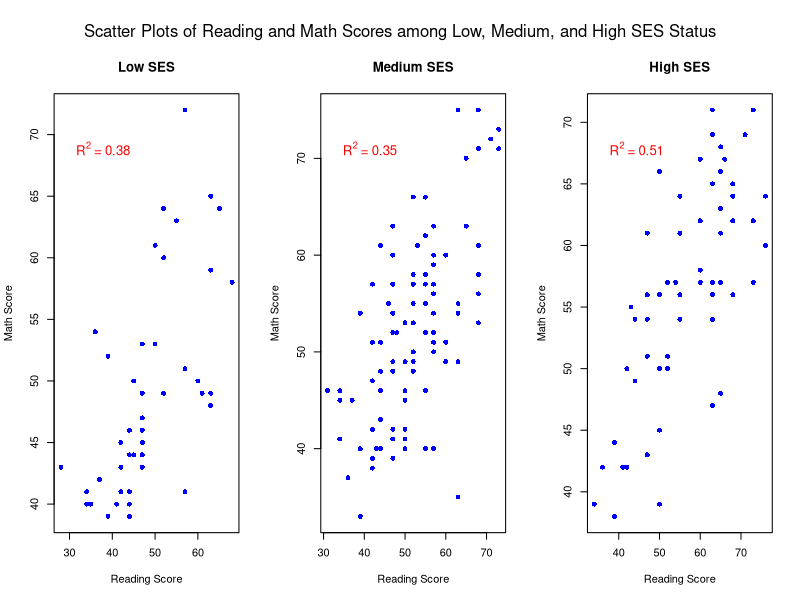

Recreate this plot in R.
## ---- chunk 1
# Clear the environment
rm(list = ls())

# Load the libraries
library(here)

# Read in the data
hsb2 <- read.csv(here("Data", "hsb2.csv"))

# Create a separate matrix for each SES level that contains the five test scores
hsb2_low <- as.matrix(hsb2[hsb2$ses == 1, 7:11])
hsb2_med <- as.matrix(hsb2[hsb2$ses == 2, 7:11])
hsb2_high <- as.matrix(hsb2[hsb2$ses == 3, 7:11])

# Eliminate matrix row names
row.names(hsb2_low) <- NULL
row.names(hsb2_med) <- NULL
row.names(hsb2_high) <- NULL

# Create a list with these three matrices
hsb2_list <- list(Low = hsb2_low,
                  Medium = hsb2_med,
                  High = hsb2_high)

# Remove the temporary objects
rm(hsb2, hsb2_low, hsb2_med, hsb2_high)
## ---- chunk 2
# Calculate correlations and p-values for each SES level
low_corr <- cor.test(hsb2_list[["Low"]][, "read"], hsb2_list[["Low"]][, "math"])
med_corr <- cor.test(hsb2_list[["Medium"]][, "read"], hsb2_list[["Medium"]][, "math"])
high_corr <- cor.test(hsb2_list[["High"]][, "read"], hsb2_list[["High"]][, "math"])
## ---- chunk 3

# Calculate correlations and p-values for each SES level
low_corr <- cor.test(hsb2_list[["Low"]][, "read"], hsb2_list[["Low"]][, "math"])
med_corr <- cor.test(hsb2_list[["Medium"]][, "read"], hsb2_list[["Medium"]][, "math"])
high_corr <- cor.test(hsb2_list[["High"]][, "read"], hsb2_list[["High"]][, "math"])

# Create a simple correlation table with significance
correlation_table <- data.frame(
  SES = c("Low", "Medium", "High"),
  Correlation = round(c(low_corr$estimate, med_corr$estimate, high_corr$estimate), 2),
  P_value = round(c(low_corr$p.value, med_corr$p.value, high_corr$p.value), 3),
  Significance = c(ifelse(low_corr$p.value < 0.05, "Significant", "Not Significant"),
                   ifelse(med_corr$p.value < 0.05, "Significant", "Not Significant"),
                   ifelse(high_corr$p.value < 0.05, "Significant", "Not Significant"))
)

# Print the table
correlation_table

## ---- chunk 4

par(mfrow = c(1, 3), oma = c(0, 0, 3, 0))  # Arrange plots in one row, add space for overall title

ses_titles <- c("Low SES", "Medium SES", "High SES")

for (i in seq_along(ses_titles)) {  
  scores <- as.data.frame(hsb2_list[[i]])  # Ensure it's a data frame
  
  # Calculate R-squared
  r_squared <- round(cor(scores[, "read"], scores[, "math"])^2, 2)
  
  # Scatter plot with SES title above each plot
  plot(scores[, "read"], scores[, "math"],  
       xlab = "Reading Score", ylab = "Math Score",  
       main = ses_titles[i],  # Title with just SES status
       pch = 16, col = "blue")  
  
  # Set text position for R-squared label
  text_x <- min(scores[, "read"]) + (max(scores[, "read"]) - min(scores[, "read"])) * 0.05
  text_y <- max(scores[, "math"]) - (max(scores[, "math"]) - min(scores[, "math"])) * 0.1  # 10% from the top
  
  # Add R-squared label
  text(text_x, text_y, labels = bquote(R^2 ~ "=" ~ .(r_squared)), col = "red", cex = 1.2, pos = 4)
}

mtext("Scatter Plots of Reading and Math Scores among Low, Medium, and High SES Status", outer = TRUE, cex = 1.0)  # Overall title

par(mfrow = c(1, 1))  # Reset plot layout



